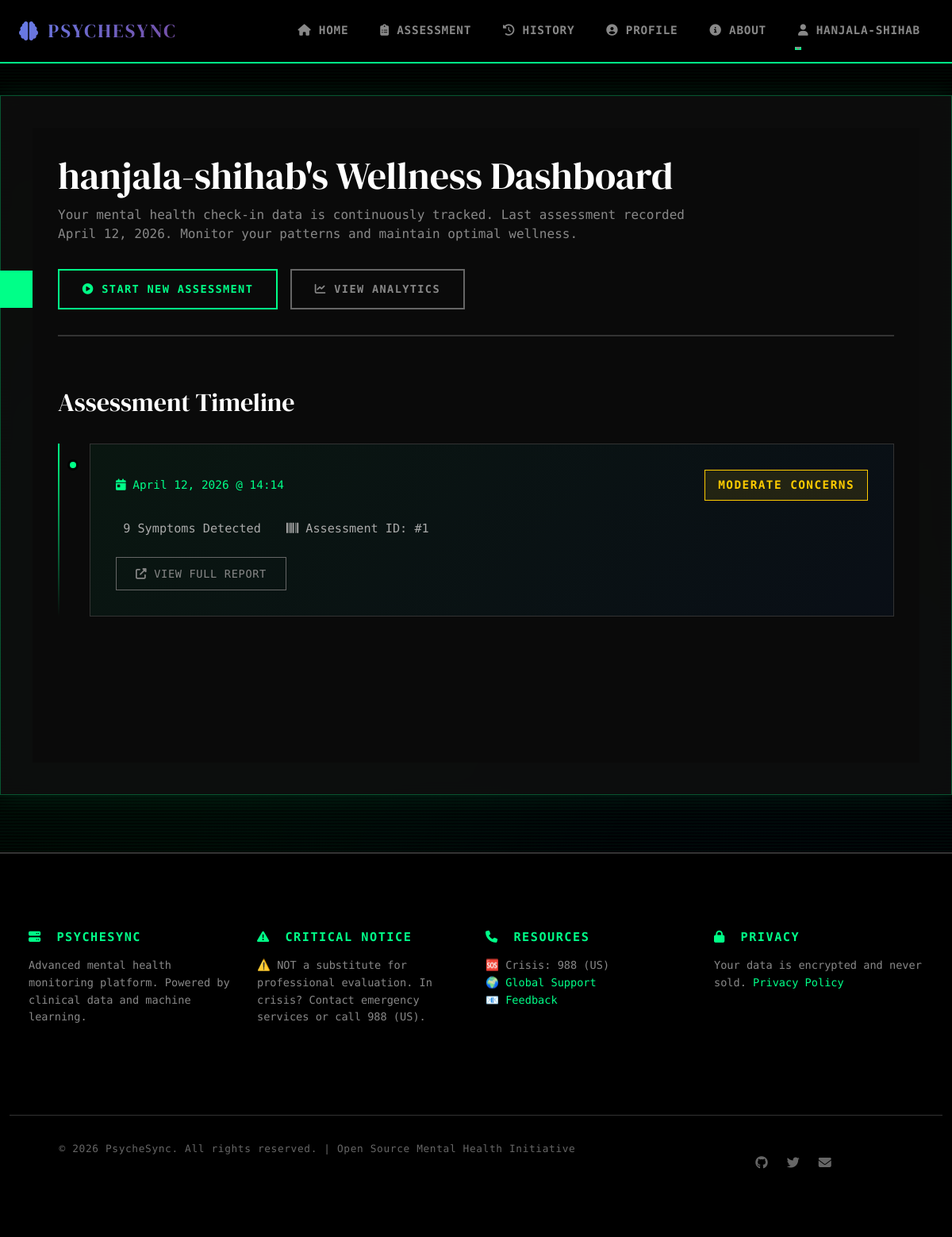
The page / (signed in) on the database its author committed.
### triage_app/models.py (models this page shows, shortened)
class UserProfile(models.Model):
    user = models.OneToOneField(User, on_delete=models.CASCADE, related_name='profile')
    created_at = models.DateTimeField(auto_now_add=True)
    last_assessment = models.DateTimeField(null=True, blank=True)
    total_assessments = models.IntegerField(default=0)

class Assessment(models.Model):
    SEVERITY_CHOICES = [
        ('NoConcerns', 'No Significant Concerns'),
        ('Mild', 'Mild Concerns'),
        ('Moderate', 'Moderate Concerns'),
        ('Severe', 'Severe Concerns'),
        ('Crisis', 'Immediate Crisis'),
    ]
    user = models.ForeignKey(User, on_delete=models.CASCADE, related_name='assessments', null=True, blank=True)
    created_at = models.DateTimeField(auto_now_add=True)
    updated_at = models.DateTimeField(auto_now=True)
    sadness = models.BooleanField(default=False)
    loss_interest = models.BooleanField(default=False)
    sleep_issues = models.BooleanField(default=False)
    appetite_changes = models.BooleanField(default=False)
    fatigue = models.BooleanField(default=False)
    worthlessness = models.BooleanField(default=False)
    concentration = models.BooleanField(default=False)
    anxiety = models.BooleanField(default=False)
    panic_attacks = models.BooleanField(default=False)
    physical_symptoms = models.BooleanField(default=False)
    avoidance = models.BooleanField(default=False)
    hopelessness = models.BooleanField(default=False)
    self_harm = models.BooleanField(default=False)
    self_harm_plan = models.BooleanField(default=False, null=True, blank=True)
    substance_use = models.BooleanField(default=False)
    social_withdrawal = models.BooleanField(default=False)
    irritability = models.BooleanField(default=False)
    restlessness = models.BooleanField(default=False)
    paranoia = models.BooleanField(default=False)
    hallucinations = models.BooleanField(default=False)
    mood_swings = models.BooleanField(default=False)
    severity = models.CharField(max_length=20, choices=SEVERITY_CHOICES, null=True, blank=True)
    ml_confidence = models.FloatField(null=True, blank=True)
    prediction_method = models.CharField(max_length=20, default='rules')  # 'rules' or 'ml'
    class Meta:
        ordering = ['-created_at']
    def get_symptom_count(self):
        return sum([
            self.sadness, self.loss_interest, self.sleep_issues, self.appetite_changes,
            self.fatigue, self.worthlessness, self.concentration, self.anxiety,
            self.panic_attacks, self.physical_symptoms, self.avoidance, self.hopelessness,
            self.self_harm, self.substance_use, self.social_withdrawal, self.irritability,
            self.restlessness, self.paranoia, self.hallucinations, self.mood_swings
        ])

### triage_app/views.py (the view)
# urls.py: path('', views.index, name='index'),
def index(request):
    if request.user.is_authenticated:
        recent_assessments = request.user.assessments.all()[:5]
        last_assessment = request.user.profile.last_assessment
    else:
        recent_assessments = []
        last_assessment = None
    context = {
        'recent_assessments': recent_assessments,
        'last_assessment': last_assessment,
    }
    return render(request, 'index.html', context)

### triage_app/templates/index.html (shortened to what this page needs)
{% extends 'base.html' %}
{% block content %}
{% if not user.is_authenticated %}
<div class="landing-hero">
    <div class="landing-top">
        <div class="landing-logo">
            <i class="fas fa-brain"></i> PsycheSync
        </div>
        <nav class="landing-nav">
            <a href="#features">Features</a>
            <a href="{% url 'about' %}">Learn</a>
        </nav>
    </div>
    <div class="landing-main">
        <div class="landing-content">
            <div class="landing-status">System Ready</div>
            <h1 class="landing-title">Monitor Your Mind</h1>
            <p class="landing-subtitle">
                Advanced mental health tracking powered by clinical insights. Track patterns, understand severity, take control of your wellness trajectory.
            </p>
            <div class="landing-cta-group">
                <a href="{% url 'register' %}" class="landing-cta">
                    <i class="fas fa-rocket"></i> Access Now
                </a>
                <a href="{% url 'login' %}" class="landing-cta landing-cta-secondary">
                    Returning User
                </a>
            </div>
        </div>
    </div>
    <div class="landing-footer">
        <div class="landing-stats">
            <div class="stat">
                <div class="stat-num">20</div>
                <div class="stat-text">Clinical Questions</div>
            </div>
            <div class="stat">
                <div class="stat-num">5 min</div>
                <div class="stat-text">Quick Assessment</div>
            </div>
            <div class="stat">
                <div class="stat-num">∞</div>
                <div class="stat-text">Private & Secure</div>
            </div>
        </div>
    </div>
</div>
{% else %}
<div class="dashboard-main">
    <div class="dashboard-header-section">
        <div class="dashboard-title">
            <h2>{{ user.first_name|default:user.username }}'s Wellness Dashboard</h2>
        </div>
        <div class="dashboard-intro">
            {% if last_assessment %}
                Your mental health check-in data is continuously tracked. Last assessment recorded {{ last_assessment|date:"F d, Y" }}. Monitor your patterns and maintain optimal wellness.
            {% else %}
                Begin your mental health wellness tracking journey. Initialize your first assessment to start monitoring your symptoms and progress.
            {% endif %}
        </div>
        <div class="dashboard-buttons">
            <a href="{% url 'assessment' %}" class="dash-btn">
                <i class="fas fa-circle-play"></i> Start New Assessment
            </a>
            <a href="{% url 'history' %}" class="dash-btn dash-btn-outline">
                <i class="fas fa-chart-line"></i> View Analytics
            </a>
        </div>
    </div>
    <div class="assessments-section">
        {% if recent_assessments %}
            <h3 class="section-title">Assessment Timeline</h3>
            <div class="assessments-timeline">
                {% for assessment in recent_assessments %}
                <div class="assessment-card">
                    <div class="assessment-card-inner">
                        <div class="assessment-header">
                            <span class="assessment-date-time">
                                <i class="fas fa-calendar-day"></i> {{ assessment.created_at|date:"F d, Y" }} @ {{ assessment.created_at|time:"H:i" }}
                            </span>
                            <span class="assessment-severity-badge {% if assessment.severity == 'Crisis' %}severity-crisis{% elif assessment.severity == 'Severe' %}severity-severe{% elif assessment.severity == 'Moderate' %}severity-moderate{% elif assessment.severity == 'Mild' %}severity-mild{% else %}severity-none{% endif %}">
                                {{ assessment.get_severity_display }}
                            </span>
                        </div>
                        <div class="assessment-info">
                            <span> {{ assessment.get_symptom_count }} Symptoms Detected</span>
                            <span><i class="fas fa-barcode"></i> Assessment ID: #{{ assessment.id }}</span>
                        </div>
                        <a href="{% url 'results' assessment.id %}" class="assessment-action">
                            <i class="fas fa-external-link-alt"></i> View Full Report
                        </a>
                    </div>
                </div>
                {% endfor %}
            </div>
        {% else %}
        <div class="empty-state">
            <i class="fas fa-inbox"></i>
            <h3>No Assessment History</h3>
            <p>Start tracking your mental wellness with your first comprehensive assessment.</p>
        </div>
        {% endif %}
    </div>
</div>
{% endif %}
{% endblock %}

### triage_app/templates/base.html (shortened to what this page needs)
<!DOCTYPE html>
<html lang="en">
<head>
    <link href="https://cdn.jsdelivr.net/npm/bootstrap@5.3.0/dist/css/bootstrap.min.css" rel="stylesheet">
    <link rel="stylesheet" href="https://cdnjs.cloudflare.com/ajax/libs/font-awesome/6.4.0/css/all.min.css">
    {% load static %}
    <link rel="stylesheet" href="{% static 'css/style.css' %}">
</head>
<body>
    <nav class="navbar navbar-expand-lg navbar-dark sticky-top" style="z-index: 1000;">
        <div class="container-fluid px-4">
            <a class="navbar-brand" href="{% url 'index' %}" style="display: flex; align-items: center; gap: 10px;">
                <i class="fas fa-brain"></i>
                <span>PsycheSync</span>
            </a>
            <div class="collapse navbar-collapse" id="navbarNav">
                <ul class="navbar-nav ms-auto gap-2">
                    <li class="nav-item">
                        <a class="nav-link" href="{% url 'index' %}">
                            <i class="fas fa-home"></i> Home
                        </a>
                    </li>
                    {% if user.is_authenticated %}
                        <li class="nav-item">
                            <a class="nav-link" href="{% url 'assessment' %}">
                                <i class="fas fa-clipboard-list"></i> Assessment
                            </a>
                        </li>
                        <li class="nav-item">
                            <a class="nav-link" href="{% url 'history' %}">
                                <i class="fas fa-history"></i> History
                            </a>
                        </li>
                        <li class="nav-item">
                            <a class="nav-link" href="{% url 'profile' %}">
                                <i class="fas fa-user-circle"></i> Profile
                            </a>
                        </li>
                    {% endif %}
                    <li class="nav-item">
                        <a class="nav-link" href="{% url 'about' %}">
                            <i class="fas fa-info-circle"></i> About
                        </a>
                    </li>
                    <li class="nav-item dropdown">
                        <a class="nav-link dropdown-toggle" href="#" id="navbarDropdown" role="button" data-bs-toggle="dropdown" aria-expanded="false">
                            <i class="fas fa-user"></i>
                            {% if user.is_authenticated %}
                                {{ user.username }}
                            {% else %}
                                Account
                            {% endif %}
                        </a>
                    </li>
                </ul>
            </div>
        </div>
    </nav>
    <main>
        <div class="container">
            {% block content %}{% endblock %}
        </div>
    </main>
    <footer>
        <div class="container-fluid">
            <div class="row py-5 px-4">
                <div class="col-md-3 mb-4">
                    <h5><i class="fas fa-server"></i> PsycheSync</h5>
                    <p>Advanced mental health monitoring platform. Powered by clinical data and machine learning.</p>
                </div>
                <div class="col-md-3 mb-4">
                    <h5><i class="fas fa-warning"></i> Critical Notice</h5>
                    <p>⚠️ NOT a substitute for professional evaluation. In crisis? Contact emergency services or call 988 (US).</p>
                </div>
                <div class="col-md-3 mb-4">
                    <h5><i class="fas fa-phone"></i> Resources</h5>
                    <p>🆘 Crisis: 988 (US)<br>🌍 <a href="#">Global Support</a><br>📧 <a href="#">Feedback</a></p>
                </div>
                <div class="col-md-3 mb-4">
                    <h5><i class="fas fa-lock"></i> Privacy</h5>
                    <p>Your data is encrypted and never sold. <a href="#">Privacy Policy</a></p>
                </div>
            </div>
            <div class="footer-divider">
                <div class="row">
                    <div class="col-md-8">
                        <p class="footer-copyright mb-0">&copy; 2026 PsycheSync. All rights reserved. | Open Source Mental Health Initiative</p>
                    </div>
                    <div class="col-md-4">
                        <div class="footer-social">
                            <a href="#" title="GitHub"><i class="fab fa-github"></i></a>
                            <a href="#" title="Twitter"><i class="fab fa-twitter"></i></a>
                            <a href="#" title="Email"><i class="fas fa-envelope"></i></a>
                        </div>
                    </div>
                </div>
            </div>
        </div>
    </footer>
</body>
</html>

### rows shown on the page
UserProfile: last_assessment "April 12, 2026"
Assessment: created_at "April 12, 2026", created_at "14:14", severity "MODERATE CONCERNS", get_symptom_count "9", id "1"

### other values the page prints
{{ user.username }} "HANJALA-SHIHAB"
{{ user.first_name|default:user.username }} "hanjala-shihab"
